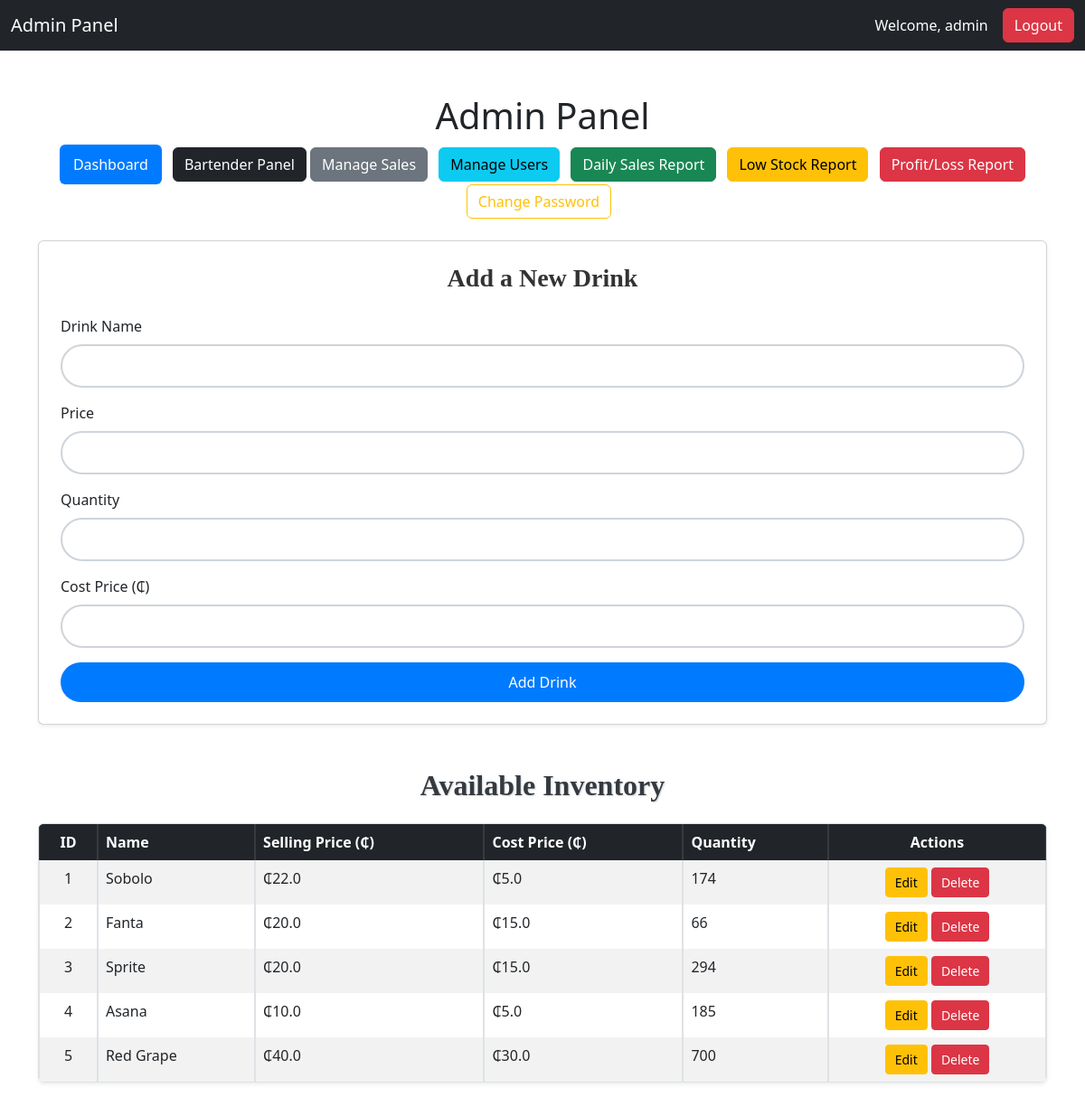
The page /admin (signed in) on the database its author committed.
### app/models.py (models this page shows, shortened)
class User(db.Model, UserMixin):
    id = db.Column(db.Integer, primary_key=True)
    username = db.Column(db.String(150), unique=True, nullable=False)
    password_hash = db.Column(db.String(150), nullable=False)
    role = db.Column(db.String(50), nullable=False)  # 'admin' or 'bartender'

class Drink(db.Model):
    id = db.Column(db.Integer, primary_key=True)
    name = db.Column(db.String(150), unique=True, nullable=False)
    price = db.Column(db.Float, nullable=False)
    quantity = db.Column(db.Integer, nullable=False)
    cost_price = db.Column(db.Float, nullable=False)  # New cost price field

### app/routes.py (the view, shortened to what this page needs)
@main.route('/admin', methods=['GET', 'POST'])
@login_required  # Requires login
def admin():
    if current_user.role != 'admin':  # Restrict access to admins only
        flash('Access Denied! Only admins can view this page.', 'danger')
        return redirect(url_for('main.bartender'))  # Redirect bartenders
    form = AddDrinkForm()
    low_stock_drinks = []
    drinks = Drink.query.all()
    if request.method == 'POST' and 'check_low_stock' in request.form:
        low_stock_drinks = [drink for drink in drinks if drink.quantity < 10]
        if not low_stock_drinks:
            flash('All drinks are sufficiently stocked!', 'info')
    return render_template('admin.html', title="Admin Panel", form=form, drinks=drinks, low_stock_drinks=low_stock_drinks)

### app/forms.py
class AddDrinkForm(FlaskForm):
    name = StringField('Drink Name', validators=[DataRequired()])
    price = FloatField('Price', validators=[DataRequired(), NumberRange(min=0)])
    cost_price = FloatField('Cost Price (₵)', validators=[DataRequired(), NumberRange(min=0.01)])
    quantity = IntegerField('Quantity', validators=[DataRequired(), NumberRange(min=0)])
    submit = SubmitField('Add Drink')

### app/__init__.py (called while the page is built)
@login_manager.user_loader
def load_user(user_id):
    return User.query.get(int(user_id))

### app/templates/admin.html (shortened to what this page needs)
<!DOCTYPE html>
<html lang="en">
<head>
    <link rel="stylesheet" href="https://cdn.jsdelivr.net/npm/bootstrap@5.3.0/dist/css/bootstrap.min.css">
    <link rel="stylesheet" href="{{ url_for('static', filename='styles.css') }}">
</head>
<body>
    <nav class="navbar navbar-expand-lg navbar-dark bg-dark">
        <div class="container-fluid">
            <a class="navbar-brand" href="#">Admin Panel</a>
            <div class="d-flex align-items-center">
                {% if current_user.is_authenticated %}
                    <span class="text-white me-3">Welcome, {{ current_user.username }}</span>
                {% endif %}
                <a href="{{ url_for('auth.logout') }}" class="btn btn-danger"> Logout</a>
            </div>
        </div>
    </nav>
    <div class="container mt-5">
        <h1 class="text-center">Admin Panel</h1>
        <div class="text-center mb-4">
            <a href="{{ url_for('main.dashboard') }}" class="btn btn-primary me-2">Dashboard</a>
            <a href="{{ url_for('main.bartender') }}" class="btn btn-dark"> Bartender Panel</a>
            <a href="{{ url_for('main.sales_management') }}" class="btn btn-secondary me-2">Manage Sales</a>
            <a href="{{ url_for('main.manage_users') }}" class="btn btn-info me-2">Manage Users</a>
            <a href="{{ url_for('main.daily_sales_report') }}" class="btn btn-success me-2">Daily Sales Report</a>
            <a href="{{ url_for('main.low_stock_report') }}" class="btn btn-warning me-2">Low Stock Report</a>
            <a href="{{ url_for('main.profit_loss_report') }}" class="btn btn-danger">Profit/Loss Report</a>
            <a href="{{ url_for('main.change_password') }}" class="btn btn-outline-warning me-2">Change Password</a>
        </div>
        <div class="card shadow-sm rounded p-4">
            <h3 class="text-center mb-4">Add a New Drink</h3>
            <form method="POST">
                <div class="mb-3">
                    {{ form.name.label(class="form-label") }}
                    {{ form.name(class="form-control rounded-pill input-custom") }}
                </div>
                <div class="mb-3">
                    {{ form.price.label(class="form-label") }}
                    {{ form.price(class="form-control rounded-pill input-custom") }}
                </div>
                <div class="mb-3">
                    {{ form.quantity.label(class="form-label") }}
                    {{ form.quantity(class="form-control rounded-pill input-custom") }}
                </div>
                <div class="mb-3">
                    {{ form.cost_price.label(class="form-label") }}
                    {{ form.cost_price(class="form-control rounded-pill input-custom") }}
                </div>
                <div class="d-grid">
                    {{ form.submit(class="btn btn-primary rounded-pill") }}
                </div>
            </form>
        </div>
        <div class="mt-5">
            <h2 class="inventory-heading">Available Inventory</h2>
            <table class="table table-hover table-striped table-bordered rounded shadow-sm">
                <thead class="table-dark">
                    <tr>
                        <th class="text-center">ID</th>
                        <th>Name</th>
                        <th>Selling Price (₵)</th>
                        <th>Cost Price (₵)</th>
                        <th>Quantity</th>
                        <th class="text-center">Actions</th>
                    </tr>
                </thead>
                <tbody>
                    {% for drink in drinks %}
                    <tr>
                        <td class="text-center">{{ drink.id }}</td>
                        <td>{{ drink.name }}</td>
                        <td>₵{{ drink.price }}</td>
                        <td>₵{{ drink.cost_price }}</td>
                        <td>{{ drink.quantity }}</td>
                        <td class="text-center">
                            <a href="{{ url_for('main.edit_drink', drink_id=drink.id) }}" class="btn btn-warning btn-sm">
                                 Edit
                            </a>
                            <form method="POST" action="{{ url_for('main.delete_drink', drink_id=drink.id) }}" style="display: inline;">
                                <button type="submit" class="btn btn-danger btn-sm" onclick="return confirm('Are you sure you want to delete this drink?')">
                                     Delete
                                </button>
                            </form>
                        </td>
                    </tr>
                    {% endfor %}
                </tbody>
            </table>
        </div>
    </div>
</body>
</html>

### app/static/styles.css (style rules this page uses)
.table { border-collapse: separate; border-spacing: 0; overflow: hidden; }
.table-bordered { border-radius: 10px; border: 1px solid #dee2e6; }
.table-striped tbody tr:nth-of-type(odd) { background-color: #f8f9fa; }
.shadow-sm { box-shadow: 0 0.125rem 0.25rem rgba(0, 0, 0, 0.075); }
.btn-sm { padding: 5px 10px; font-size: 0.875rem; }
.inventory-heading { font-family: 'Georgia', serif; font-size: 2rem; font-weight: bold; color: #343a40; text-align: center; text-shadow: 1px 1px 2px #d3d3d3; padding-bottom: 15px; }
.card { background-color: #ffffff; border-radius: 10px; padding: 20px; box-shadow: 0 4px 6px rgba(0, 0, 0, 0.1); }
.input-custom { border: 2px solid #ced4da; padding: 10px; transition: all 0.3s ease; }
.btn-primary { background-color: #007bff; border: none; padding: 10px 15px; }
h3 { font-family: 'Arial, sans-serif'; font-weight: 700; color: #333; }

### rows shown on the page
User: username "admin"
Drink: id "1", name "Sobolo", price "22.0", cost_price "5.0", quantity "174"
Drink: id "2", name "Fanta", price "20.0", cost_price "15.0", quantity "66"
Drink: id "3", name "Sprite", price "20.0", cost_price "15.0", quantity "294"
Drink: id "4", name "Asana", price "10.0", cost_price "5.0", quantity "185"
Drink: id "5", name "Red Grape", price "40.0", cost_price "30.0", quantity "700"
